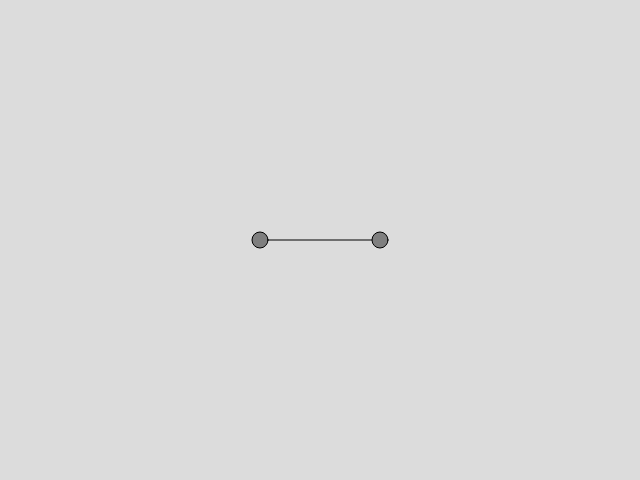
Frame 1 (no input)
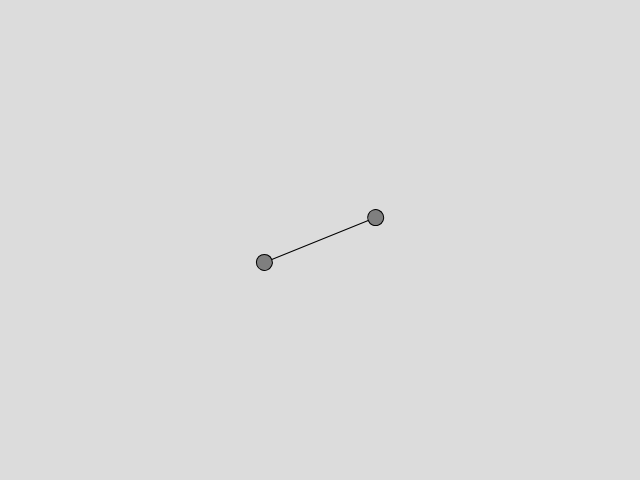
Frame 60 (no input)
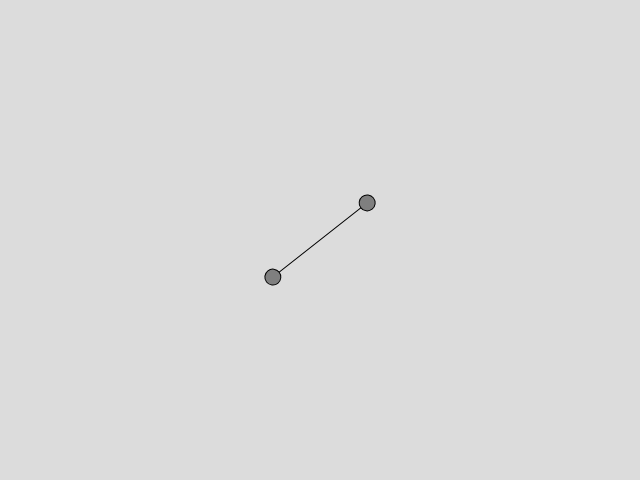
Frame 120 (the mouse pressed at the canvas centre since frame 60)

The p5.js sketch that drew these frames (run headless with seeded random() and noise() and a simulated clock; from frame 60 on, the mouse is pressed at the canvas centre):

// p5.js sketch
// ── sketch.js
var angle = 0;
var aVelocity = 0;
var aAccelaration = 0.3;

function setup(){
	createCanvas(640, 480)
}

function draw(){
	background(220)
	
	//draw batton
	stroke(0);
	fill(127);

	push();
	translate(width/2, height/2)//move the batton
	rotate(angle); //rotate function runs on every frame
	line(-60,0,60,0);
	ellipse(60,0,16,16);
	ellipse(-60,0,16,16);
	pop(); 
	/*Push and pop functions resets the 
	grid to normal after tranlating the grid system 
	with (0, 0) starting in the center. */

	

	aVelocity = aVelocity + aAccelaration;
	aVelocity = constrain(aVelocity, 0, 0.1);
	/* Limits the magnitude of this vector to the value used - which is 1 */
	angle = angle + aVelocity;

	console.log(angle);

}
